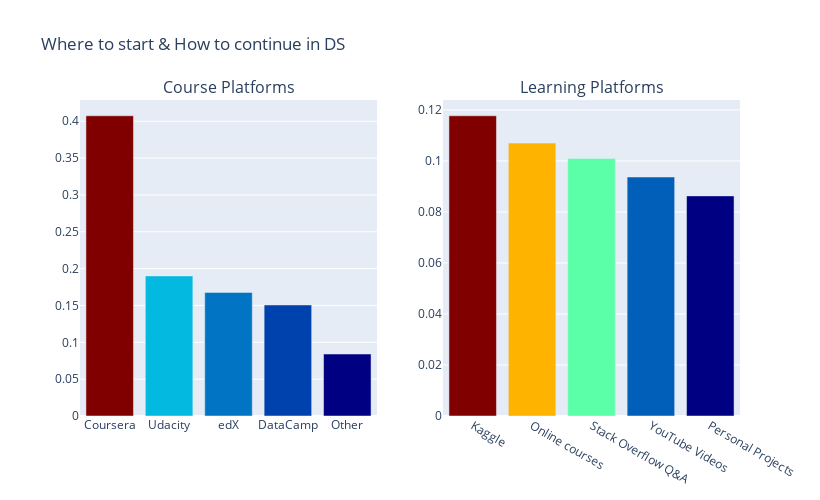

The code cell stored with this chart in its notebook:
### Markdown cell above
**Coursera seems the leader of MOOCs thanks to Andrew NG's' [amazing machine learning courses](http://www.coursera.org/instructor/andrewng).**
* **After learning basics of machine learning, people discover the world of Kaggle so although it is the last first learning platform in the above ranking, it is graded as the best learning platform.**
* **Online courses and Stack & Overflow are preferred to textbooks and university courses. The changing face of education in the 21st century!**

### Code cell
course = mulchrep['CoursePlatformSelect'].str.split(',')
course_set = []

for i in course.dropna():
    course_set.extend(i)
courses = round(pd.Series(course_set).value_counts(normalize=True)[:5], 4).\
        sort_values(ascending=False).to_frame()

trace1 = go.Bar(
    x=courses.index,
    y=courses[0],
    name='course',
    marker=dict(
        color=courses[0],
        colorscale='Jet'
    )
)

learning = mulchrep['LearningPlatformSelect'].str.split(',')
learning_set = []
for i in learning.dropna():
    learning_set.extend(i)
learn = round(pd.Series(learning_set).value_counts(normalize=True)[:5], 4).\
        sort_values(ascending=False).to_frame()

trace2 = go.Bar(
    x=learn.index,
    y=learn[0],
    name='platform',
    marker=dict(
        color=learn[0],
        colorscale='Jet'
    )
)

fig = tools.make_subplots(rows=1, cols=2, subplot_titles=('Course Platforms', 
                                                             'Learning Platforms'))
fig.append_trace(trace1, 1,1)
fig.append_trace(trace2, 1,2)
fig['layout'].update(
    height=500, 
    width=820,
    title='Where to start & How to continue in DS',
    showlegend=False
)
po.iplot(fig)

### Figure 1 — Plotly figure (JSON) as saved in the notebook; plotly's stock layout.template omitted (floating-point values rounded to 4 significant figures)
{"data": [{"marker": {"color": [0.4074, 0.1901, 0.1677, 0.1507, 0.0841], "colorscale": [[0, "rgb(0,0,131)"], [0.2, "rgb(0,60,170)"], [0.4, "rgb(5,255,255)"], [0.6, "rgb(255,255,0)"], [0.8, "rgb(250,0,0)"], [1, "rgb(128,0,0)"]]}, "name": "course", "type": "bar", "x": ["Coursera", "Udacity", "edX", "DataCamp", "Other"], "xaxis": "x", "y": [0.4074, 0.1901, 0.1677, 0.1507, 0.0841], "yaxis": "y"}, {"marker": {"color": [0.1177, 0.107, 0.101, 0.0937, 0.0863], "colorscale": [[0, "rgb(0,0,131)"], [0.2, "rgb(0,60,170)"], [0.4, "rgb(5,255,255)"], [0.6, "rgb(255,255,0)"], [0.8, "rgb(250,0,0)"], [1, "rgb(128,0,0)"]]}, "name": "platform", "type": "bar", "x": ["Kaggle", "Online courses", "Stack Overflow Q&A", "YouTube Videos", "Personal Projects"], "xaxis": "x2", "y": [0.1177, 0.107, 0.101, 0.0937, 0.0863], "yaxis": "y2"}], "layout": {"annotations": [{"font": {"size": 16}, "showarrow": false, "text": "Course Platforms", "x": 0.225, "xanchor": "center", "xref": "paper", "y": 1, "yanchor": "bottom", "yref": "paper"}, {"font": {"size": 16}, "showarrow": false, "text": "Learning Platforms", "x": 0.775, "xanchor": "center", "xref": "paper", "y": 1, "yanchor": "bottom", "yref": "paper"}], "height": 500, "showlegend": false, "title": {"text": "Where to start & How to continue in DS"}, "width": 820, "xaxis": {"anchor": "y", "domain": [0, 0.45]}, "xaxis2": {"anchor": "y2", "domain": [0.55, 1]}, "yaxis": {"anchor": "x", "domain": [0, 1]}, "yaxis2": {"anchor": "x2", "domain": [0, 1]}}}
